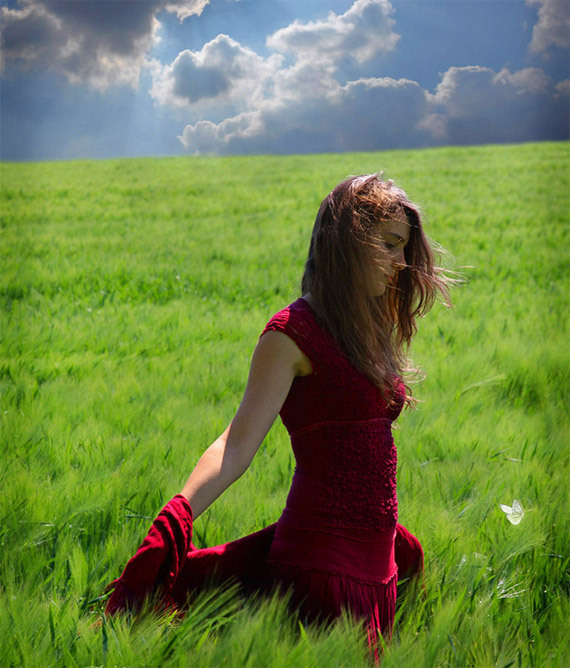
#> input picture inputs/R.jfif, 570 x 668 px
$ jupyter execute --allow-errors Transformations.ipynb
#> lines starting #> are read from the running program, lines starting #| are printed output that depends on the picture
[cell 1]
import cv2
import numpy as np
import os
import matplotlib.pyplot as plt

We define our decorator, which makes a folder with the name of the transformation for every transformation, and plots the resulting image

[cell 2]
def decorator(fun):
    name=fun.__name__
    par_dir=os.getcwd()
    path=os.path.join(par_dir,name)
    try:
        os.mkdir(path)
    except OSError as error:
        pass
    def wrapper(inp="R.jfif", *out_names):

#> called with inp = 'R.jfif'
        if out_names==tuple():
            out_names=[name]
        I=cv2.imread("inputs/"+inp)
#> I is the input picture: shape (668, 570, 3); mean B, G, R 70.1, 126.8, 107.5
        rows , cols = I. shape [0:2]
#> rows = 668; cols = 570
        out= fun(I, cols, rows)
        figi=plt.figure
        figi=plt.subplot(1,len(out)+1,1)
        I_show=cv2.cvtColor(I, cv2.COLOR_BGR2RGB)
        plt.imshow(I_show)
        for i in range(len(out)):
            figi=plt.subplot(1,len(out)+1,i+2)
            I_show=cv2.cvtColor(out[i], cv2.COLOR_BGR2RGB)
            plt.imshow(I_show)
            path_write=os.path.join(path,out_names[i])
    return wrapper

We start with a basic shift

[cell 3]
@decorator
def shift(I, cols, rows):
#> called with cols = 570, rows = 668
    T = np. float32 ([[1 , 0, 50] , [0, 1, 100]])
    I_shift = cv2. warpAffine (I, T, (cols , rows))
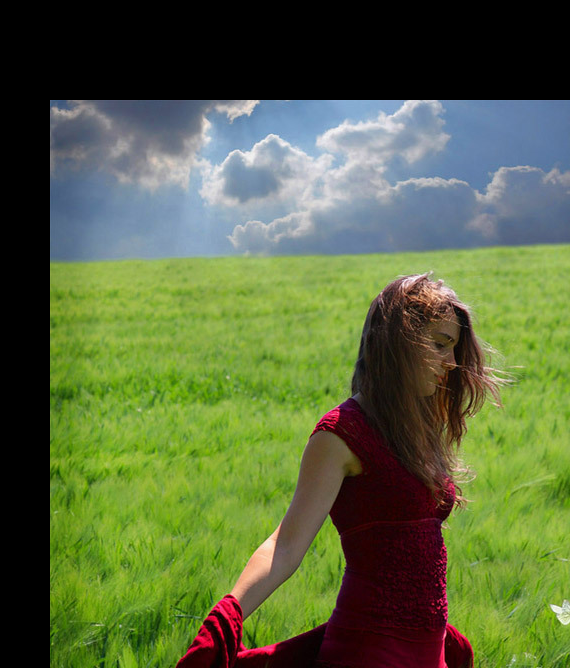
#> I_shift: shape (668, 570, 3); mean B, G, R 62.1, 102.6, 88.6
    #I_new=I_shift[100:,50:]
    return [I_shift]

[cell 4]
shift()
#> in wrapper, `out= fun(I, cols, rows)`: out = 1 item
#> the loop in wrapper, `for i in range(len(out)):` made 1 pass
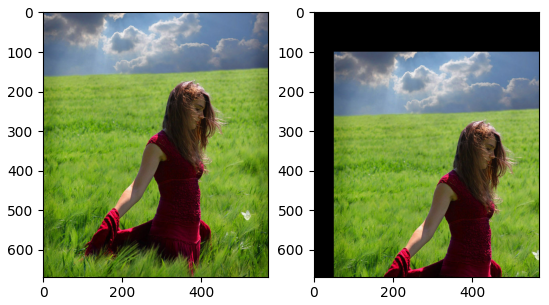
#> figure drawn by matplotlib, 2 panels

[cell 5]
@decorator
def rotate(I, cols, rows):
#> called with cols = 570, rows = 668
    phi = 45.0 * np.pi / 180
    T1 = np.float32(
    [[1, 0, -(cols - 1) / 2.0],
    [0, 1, -(rows - 1) / 2.0],
    [0, 0, 1]])
    T2 = np.float32(
    [[np.cos(phi), -np.sin(phi), 0],
    [np.sin(phi), np.cos(phi), 0],
    [0, 0, 1]])
    T3 = np.float32(
    [[1, 0, (cols - 1) / 2.0],
    [0, 1, (rows - 1) / 2.0],
    [0, 0, 1]])
    T = np.matmul(T3, np.matmul(T2, T1))[0:2, :]
    I_rotate = cv2.warpAffine(I, T, (np.max(I.shape), np.max(I.shape)))
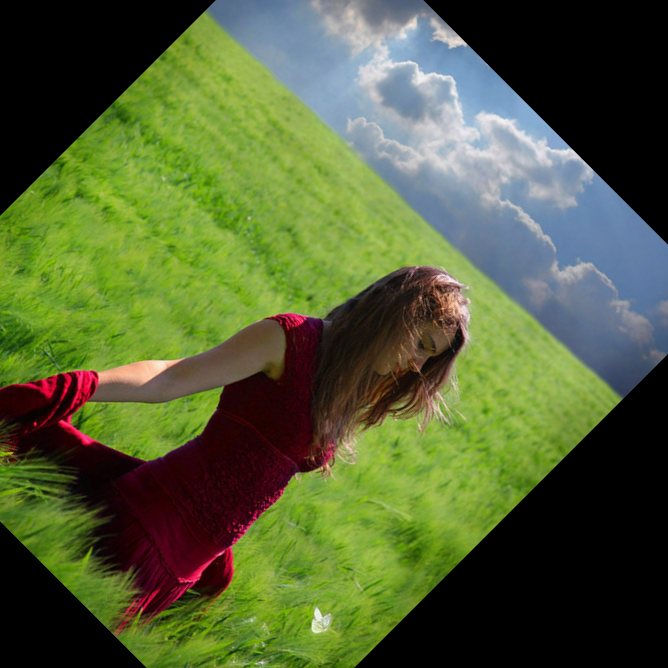
#> I_rotate: shape (668, 668, 3); mean B, G, R 54.2, 96, 82.6
    return [I_rotate]

[cell 6]
rotate()
#> the loop in wrapper (call 2), `for i in range(len(out)):` made 1 pass
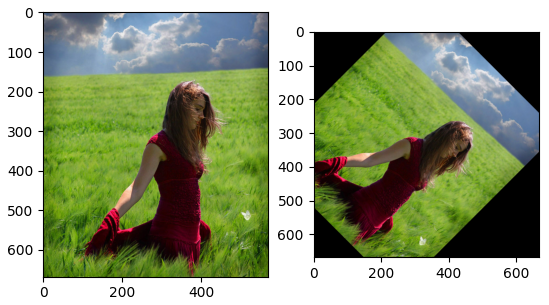
#> figure drawn by matplotlib, 2 panels

[cell 7]
# [7 lines left out: function stretch, not called in this run]

#> (a cell that did not finish here is left out)


[cell 9]
# [5 lines left out: function projection, not called in this run]

#> (a cell that did not finish here is left out)


[cell 11]
# [6 lines left out: function sinusoid, not called in this run]

#> (a cell that did not finish here is left out)

[cell 13]
# [17 lines left out: function barrel, not called in this run]

#> (a cell that did not finish here is left out)

[cell 15]
# [13 lines left out: function poly, not called in this run]

#> (a cell that did not finish here is left out)

[cell 17]
@decorator
def stitching(I, cols, rows):
#> called with cols = 570, rows = 668
    I_top=I[:int(rows/2)+100,:,:]
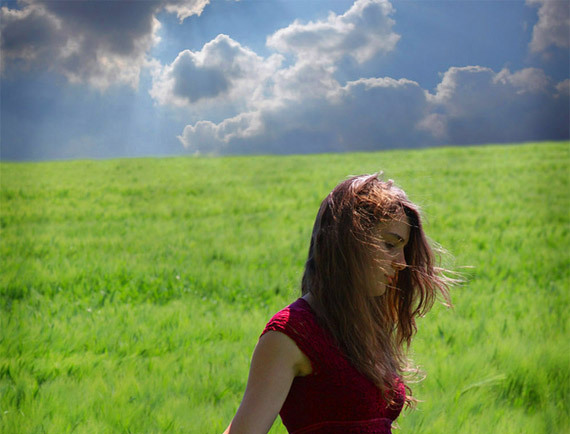
#> I_top: shape (434, 570, 3); mean B, G, R 92.5, 140.9, 119.2

    I_bottom=I[int(rows/2):,:,:]
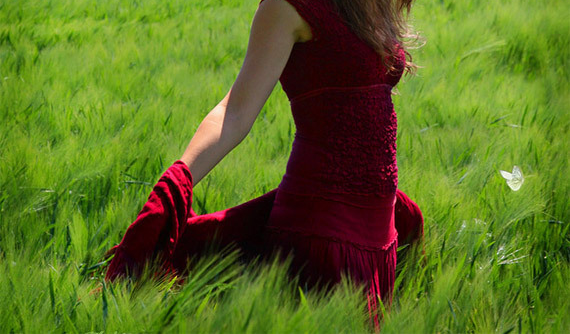
#> I_bottom: shape (334, 570, 3); mean B, G, R 32.5, 108.7, 91.9

    templ_size = 10
    templ = I_top[-templ_size:, :, :]
    res = cv2.matchTemplate(I_bottom, templ, cv2.TM_CCOEFF)
#> res = 325 values, max 34535836 at index 90, min -230991.5 at index 308, mean 20417838
    min_val, max_val, min_loc, max_loc = cv2.minMaxLoc(res)
#> min_val = -230991.5; max_val = 34535836; min_loc = (0, 308); max_loc = (0, 90)

    I_stitch = np.zeros((I_top.shape[0] + I_bottom.shape[0] - max_loc[1] - templ_size, I_top.shape[1], I_top.shape[2]), dtype=np.uint8)
    I_stitch[0:I_top.shape[0], :, :] = I_top
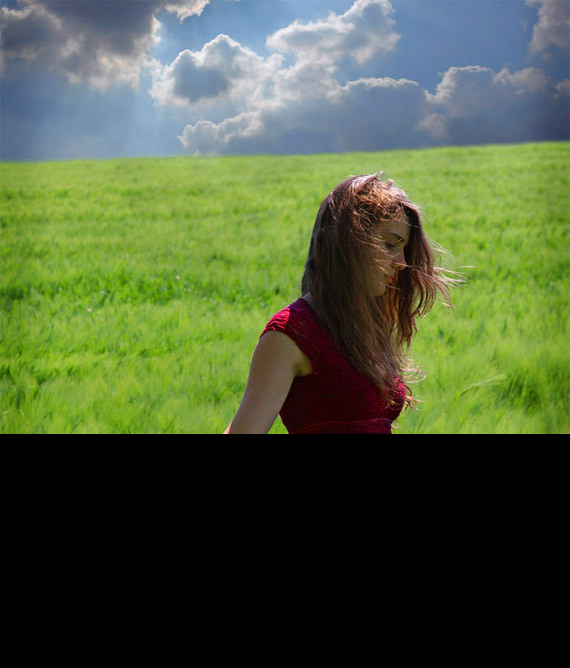
#> I_stitch: shape (668, 570, 3); mean B, G, R 60.1, 91.5, 77.4
    I_stitch[I_top.shape[0]:, :, :] = I_bottom[max_loc[1] + templ_size:, :, :]
    return [I_top, I_bottom, I_stitch]

[cell 18]
stitching("R.jfif", "top", "bottom", "stitch")
